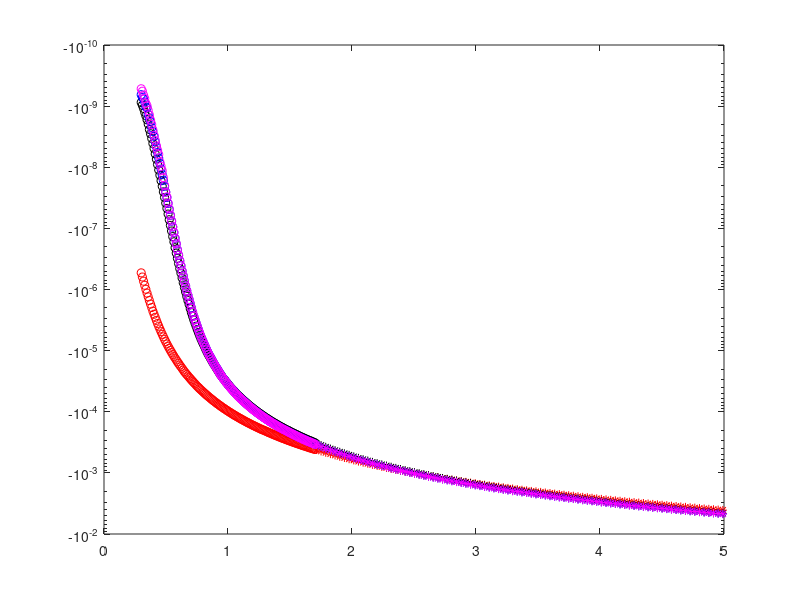

Write MATLAB code to recreate this figure.
%% Experiment 1

load exp1nMOSQ1I.csv
load exp1nMOSQ1Vg.csv
load exp1nMOSQ2I.csv
load exp1nMOSQ2Vg.csv
load exp1nMOSQ3I.csv
load exp1nMOSQ3Vg.csv
load exp1nMOSQ4I.csv
load exp1nMOSQ4Vg.csv

Q1Iweak = exp1nMOSQ1I(1:150);
Q1Vgweak = exp1nMOSQ1Vg(1:150);
Q1Istrong = exp1nMOSQ1I(151:4:500);
Q1Vgstrong = exp1nMOSQ1Vg(151:4:500);
Q2Iweak = exp1nMOSQ2I(1:150);
Q2Vgweak = exp1nMOSQ2Vg(1:150);
Q2Istrong = exp1nMOSQ2I(151:4:500);
Q2Vgstrong = exp1nMOSQ2Vg(151:4:500);
Q3Iweak = exp1nMOSQ3I(1:150);
Q3Vgweak = exp1nMOSQ3Vg(1:150);
Q3Istrong = exp1nMOSQ3I(151:4:500);
Q3Vgstrong = exp1nMOSQ3Vg(151:4:500);
Q4Iweak = exp1nMOSQ4I(1:150);
Q4Vgweak = exp1nMOSQ4Vg(1:150);
Q4Istrong = exp1nMOSQ4I(151:4:500);
Q4Vgstrong = exp1nMOSQ4Vg(151:4:500);

Q1I = [Q1Iweak, Q1Istrong];
Q1Vg = [Q1Vgweak, Q1Vgstrong];
Q2I = [Q2Iweak, Q2Istrong];
Q2Vg = [Q2Vgweak, Q2Vgstrong];
Q3I = [Q3Iweak, Q3Istrong];
Q3Vg = [Q3Vgweak, Q3Vgstrong];
Q4I = [Q4Iweak, Q4Istrong];
Q4Vg = [Q4Vgweak, Q4Vgstrong];

semilogy(Q1Vgweak, Q1Iweak, 'ro')
hold on
semilogy(Q1Vgstrong, Q1Istrong, 'r*')
hold on
semilogy(Q2Vgweak, Q2Iweak, 'ko')
hold on
semilogy(Q2Vgstrong, Q2Istrong, 'k*')
hold on
semilogy(Q3Vgweak, Q3Iweak, 'bo')
hold on
semilogy(Q3Vgstrong, Q3Istrong, 'b*')
hold on
semilogy(Q4Vgweak, Q4Iweak, 'mo')
hold on
semilogy(Q4Vgstrong, Q4Istrong, 'm*')

%how to run the EKV
%for transistor1, in command line say: 
%[Is1, VT1, kappa1] = ekvfit(Q1Vg, -Q1I, 4e-4, 'on')